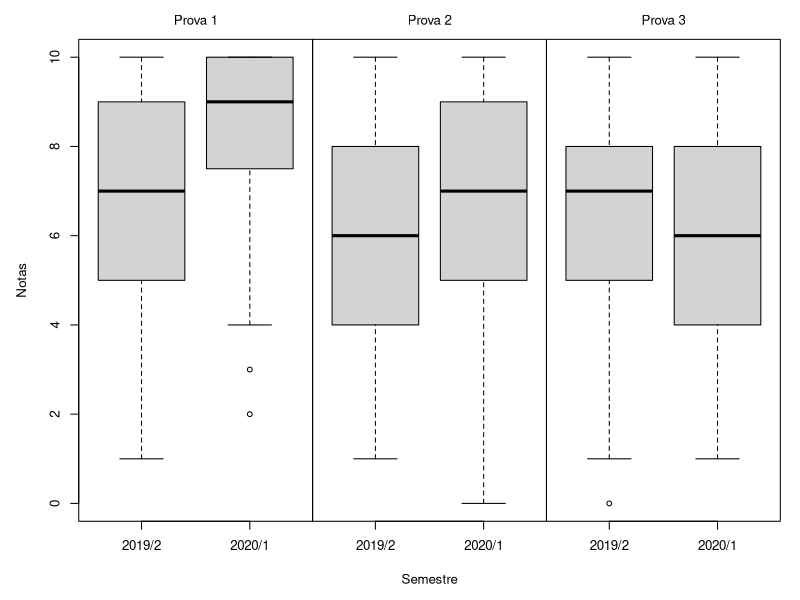

Generate this figure with R:
## ---- chunk 1
knitr::opts_chunk$set(echo = TRUE)
## ---- chunk 2
library(here)

## dados
# notas 2019/2
notas_prova1_20192 <- read.csv2(here("apresentacoes/dados", "notas_prova1_20192.csv"), sep = ",", header = TRUE, encoding = "UTF-8" )
notas_prova2_20192 <- read.csv2(here("apresentacoes/dados", "notas_prova2_20192.csv"), sep = ",", header = TRUE, encoding = "UTF-8" )
notas_prova3_20192 <- read.csv2(here("apresentacoes/dados", "notas_prova3_20192.csv"), sep = ",", header = TRUE, encoding = "UTF-8" )
notas20192 <- merge(notas_prova2_20192, notas_prova1_20192, by="cartao", all=TRUE)
names(notas20192)[names(notas20192) == "points.x"] <- "prova2"
names(notas20192)[names(notas20192) == "points.y"] <- "prova1"
notas20192 <- merge(notas20192, notas_prova3_20192, by="cartao", all=TRUE) # estão faltando notas da prova 3, tem um arquivo parte2 com os mesmos dados
names(notas20192)[names(notas20192) == "points"] <- "prova3"

# notas 2020/1
notas20201 <- read.csv2(here("apresentacoes/dados", "notas_provas_20201.csv"), sep = ",", header = TRUE, encoding = "UTF-8" )

# juntando bancos
dados <- rbind( cbind(semestre="2019/2", notas20192[,c("prova1", "prova2", "prova3")]), 
                cbind(semestre="2020/1", notas20201[,c("prova1", "prova2", "prova3")]))

## grafico - layout 8 panels
layout(rbind(c(0,2,7,8,0),
             c(4,1,5,6,0),
             c(0,3,3,3,0)),
       height = c(lcm(1), 1, lcm(2)),
       width = c(lcm(2), 1/3, 1/3, 1/3, lcm(0.5)))
#layout.show(3)
#box("outer", lty = "dotted")

# panel 1
par(mar = rep(0, 4), cex = 0.8)
yrange = c(0, 10)
boxplot(prova1 ~ semestre, dados, xlab="", ylab="", ylim=yrange)

# panel 2
plot.new()
text(.5, .5, "Prova 1")

# panel 3
plot.new()
plot.window(xlim = c(0, 1), ylim = c(0, 1))
text(.5, .25, "Semestre", cex = 1, font = 1)

# panel 4
plot.new()
text(.25, .5, "Notas", cex = 1, font = 1, srt = 90)

# panel 5
boxplot(prova2 ~ semestre, dados, xlab="", yaxt="n", ylim=yrange)

# panel 6
boxplot(prova3 ~ semestre, dados, xlab="", yaxt="n", ylim=yrange)

# panel 7
plot.new()
text(.5, .5, "Prova 2")

# panel 8
plot.new()
text(.5, .5, "Prova 3")

# grafico longitudinal???
# https://www.r-bloggers.com/2015/07/line-plots-of-longitudinal-summary-data-in-r-using-ggplot2/
